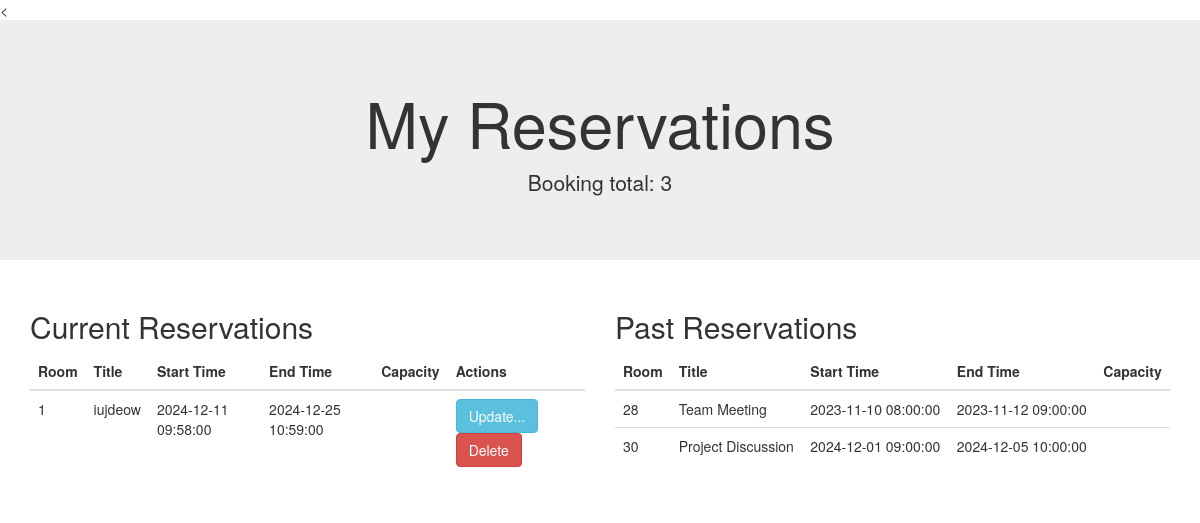
Page /my_reservation.php on the earlier database version.
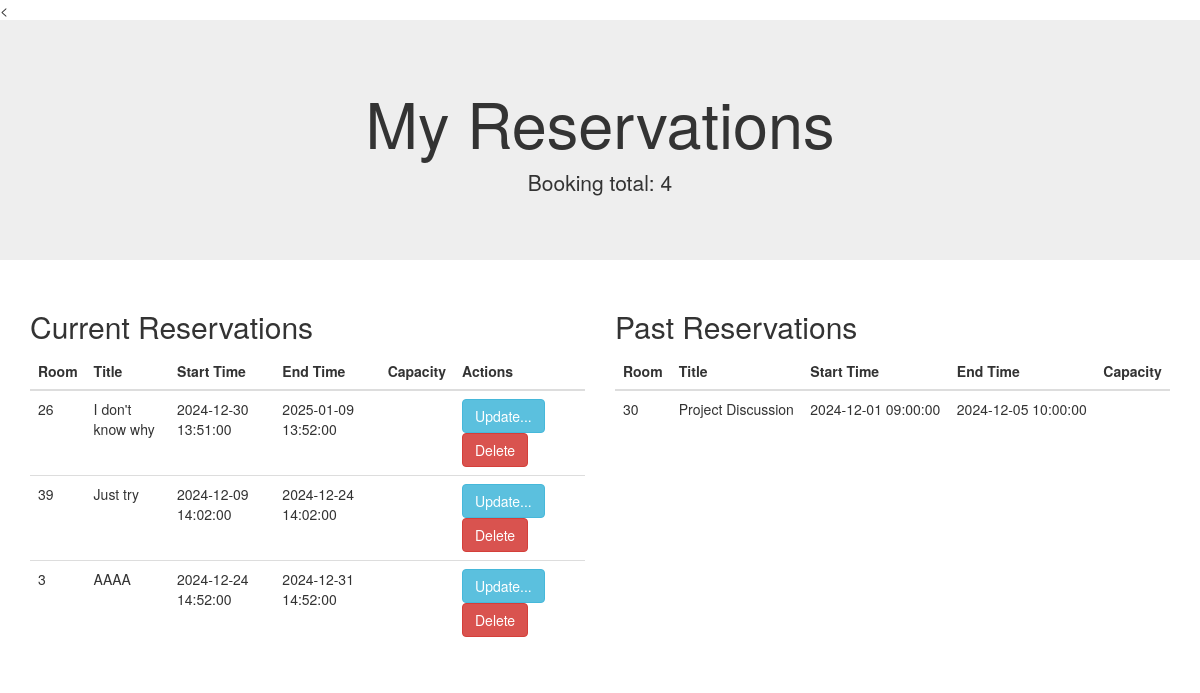
Same page on the later database version.
### tables this page shows
CREATE TABLE `bookings` (
  `Booking_ID` int(11) NOT NULL,
  `user_ID` int(11) NOT NULL,
  `Room_ID` int(11) NOT NULL,
  `Title` varchar(255) NOT NULL,
  `Start_Time` datetime NOT NULL,
  `End_Time` datetime NOT NULL
);

### my_reservation.php (the view, shortened to what this page needs)
<?php
$host = 'localhost';
$user = 'root';
$password = '';
$dbname = 'booking_system';
$port = 3306;
try {
    $dsn = "mysql:host=$host;dbname=$dbname;port=$port";
    $pdo = new PDO($dsn, $user, $password);
    $pdo->setAttribute(PDO::ATTR_ERRMODE, PDO::ERRMODE_EXCEPTION);
} catch (PDOException $e) {
    die("Connection failed: " . $e->getMessage());
}
$current_date = date('Y-m-d H:i:s');
$sql = "SELECT * FROM bookings";
$stmt = $pdo->prepare($sql);
$stmt->execute();
$reservations = $stmt->fetchAll(PDO::FETCH_ASSOC);
$current_reservations = [];
$past_reservations = [];
foreach ($reservations as $reservation) {
    if ($reservation['End_Time'] >= $current_date) {
        $current_reservations[] = $reservation;
    } else {
        $past_reservations[] = $reservation;
    }
}
$total_reservations = count($reservations);
?>
<!DOCTYPE html>
<html lang="en">
<<head>
  <link rel="stylesheet" href="https://maxcdn.bootstrapcdn.com/bootstrap/3.4.1/css/bootstrap.min.css">
</head>
<body>
<div class="jumbotron text-center">
  <h1>My Reservations</h1>
  <p>Booking total: <?php echo $total_reservations; ?> </p>
</div>
<div class="container">
  <div class="row">
    <div class="col-sm-6">
      <h2>Current Reservations</h2>
  <?php if (count($current_reservations) > 0): ?>
    <table class="table">
      <thead>
        <tr>
          <th>Room</th>
          <th>Title</th>
          <th>Start Time</th>
          <th>End Time</th>
          <th>Capacity</th>
          <th>Actions</th>
        </tr>
      </thead>
      <tbody>
        <?php foreach ($current_reservations as $reservation): ?>
          <tr>
            <td><?php echo $reservation['Room_ID']; ?></td>
            <td><?php echo $reservation['Title']; ?></td>
            <td><?php echo $reservation['Start_Time']; ?></td>
            <td><?php echo $reservation['End_Time']; ?></td>
            <td><?php echo $reservation['Capacity']; ?></td>
            <td>
              <form action="update_reservation.php" method="get" style="display:inline;">
                 <button type="submit" class="btn btn-info">Update...</button>
                </form>
                <form action="delete_reservation.php" method="get" style="display:inline;" onsubmit="return confirm('Are you sure you want to delete this reservation?')">
                 <button type="submit" class="btn btn-danger" onclick="return confirm('Are you sure you want to delete this reservation?')">Delete</button>
                </form>
            </td>
          </tr>
        <?php endforeach; ?>
      </tbody>
    </table>
  <?php else: ?>
    <p>No current reservations found.</p>
  <?php endif; ?>
    </div>
    <div class="col-sm-6">
    <h2>Past Reservations</h2>
  <?php if (count($past_reservations) > 0): ?>
    <table class="table">
      <thead>
        <tr>
          <th>Room</th>
          <th>Title</th>
          <th>Start Time</th>
          <th>End Time</th>
          <th>Capacity</th>
        </tr>
      </thead>
      <tbody>
        <?php foreach ($past_reservations as $reservation): ?>
          <tr>
            <td><?php echo $reservation['Room_ID']; ?></td>
            <td><?php echo $reservation['Title']; ?></td>
            <td><?php echo $reservation['Start_Time']; ?></td>
            <td><?php echo $reservation['End_Time']; ?></td>
            <td><?php echo $reservation['Capacity']; ?></td>
          </tr>
        <?php endforeach; ?>
      </tbody>
    </table>
  <?php else: ?>
    <p>No past reservations found.</p>
  <?php endif; ?>
    </div>
  </div>
</div>
</body>
</html>

Differences in the rows shown:
removed bookings: Room_ID "1", Title "iujdeow", Start_Time "2024-12-11 09:58:00", End_Time "2024-12-25 10:59:00", shown under "Current Reservations"
removed bookings: Room_ID "28", Title "Team Meeting", Start_Time "2023-11-10 08:00:00", End_Time "2023-11-12 09:00:00", shown under "Past Reservations"
added bookings: Room_ID "26", Title "I don't know why", Start_Time "2024-12-30 13:51:00", End_Time "2025-01-09 13:52:00", shown under "Current Reservations"
added bookings: Room_ID "39", Title "Just try", Start_Time "2024-12-09 14:02:00", End_Time "2024-12-24 14:02:00", shown under "Current Reservations"
added bookings: Room_ID "3", Title "AAAA", Start_Time "2024-12-24 14:52:00", End_Time "2024-12-31 14:52:00", shown under "Current Reservations"
Other differences:
$total_reservations: "3" → "4"
